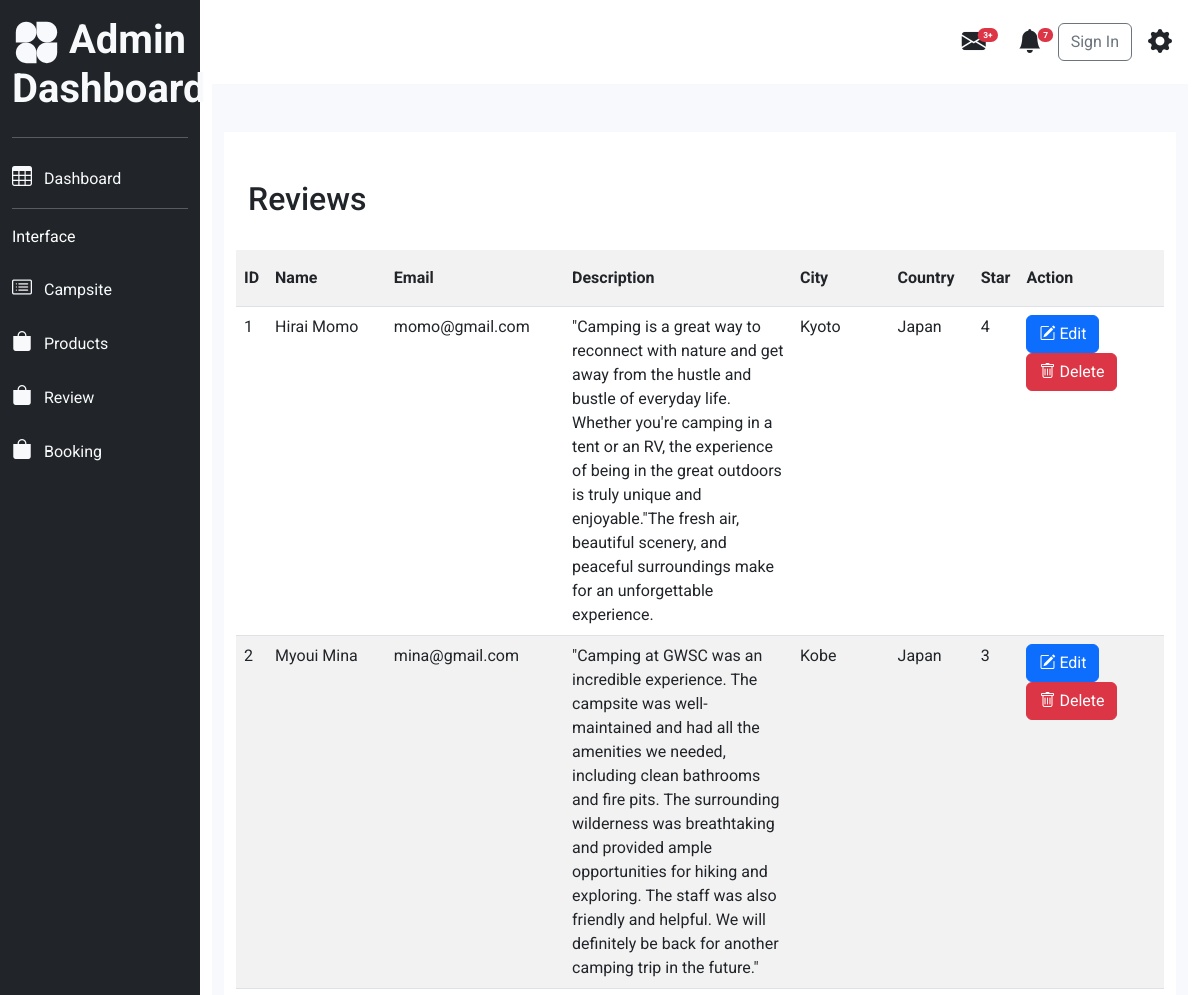
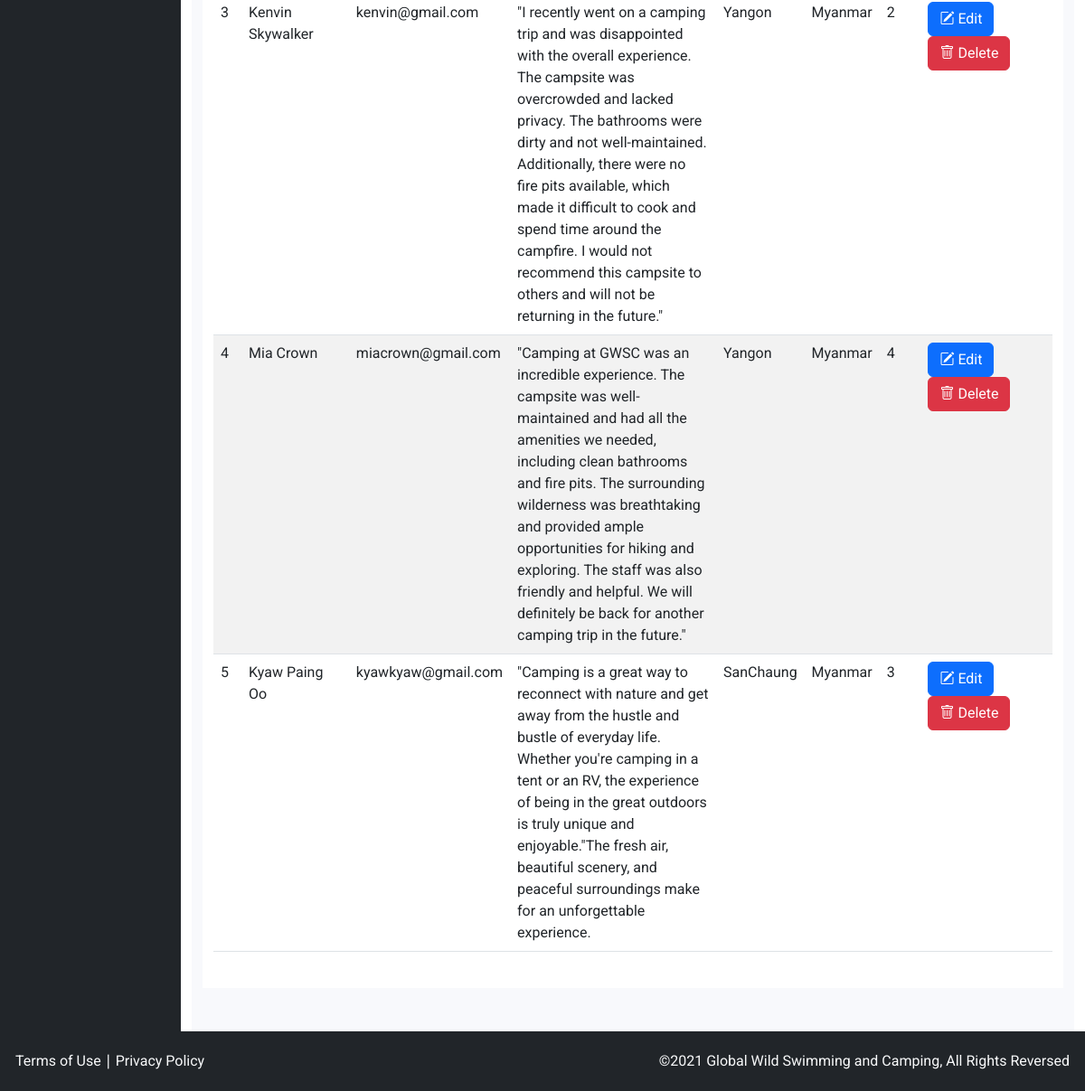
/admin_panel/review/review.php, run on an earlier commit of the app's database (2 pictures, top to bottom).
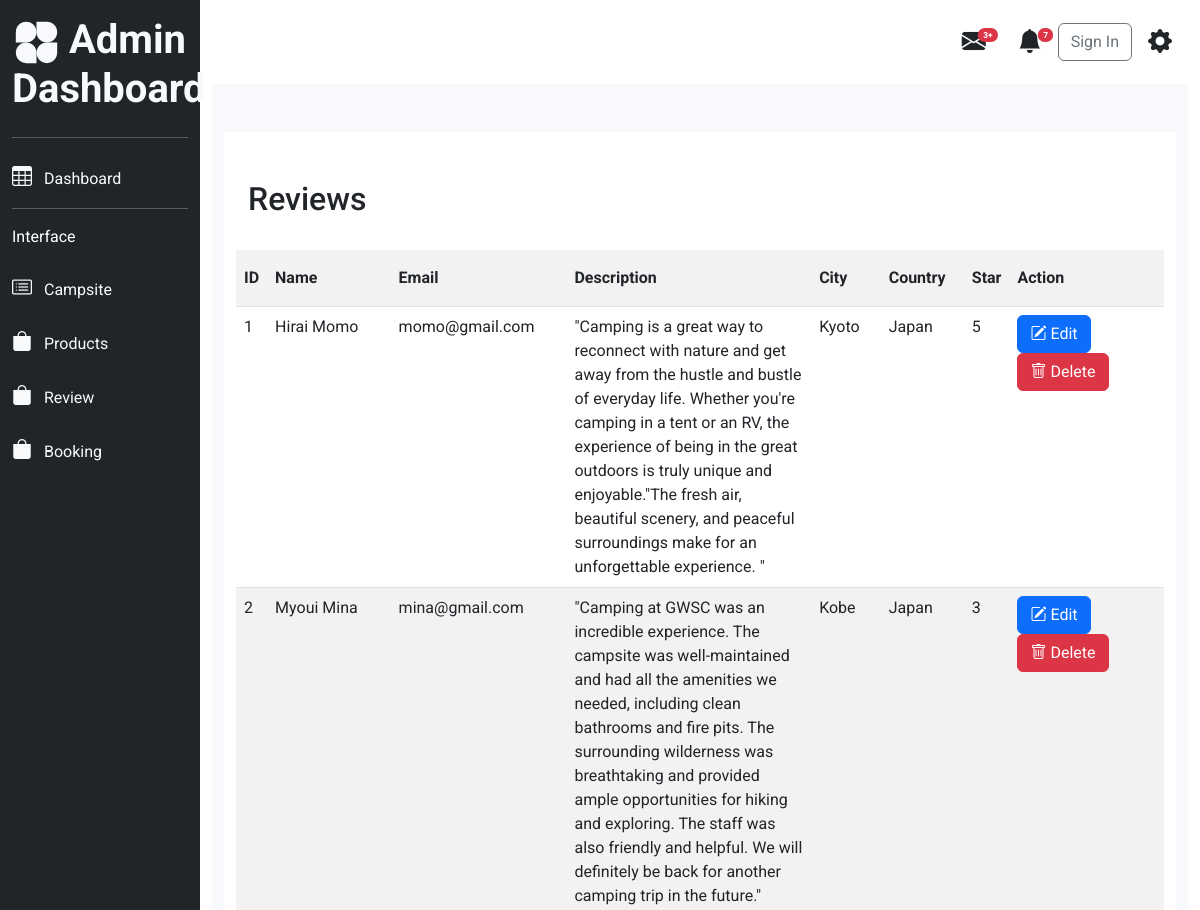
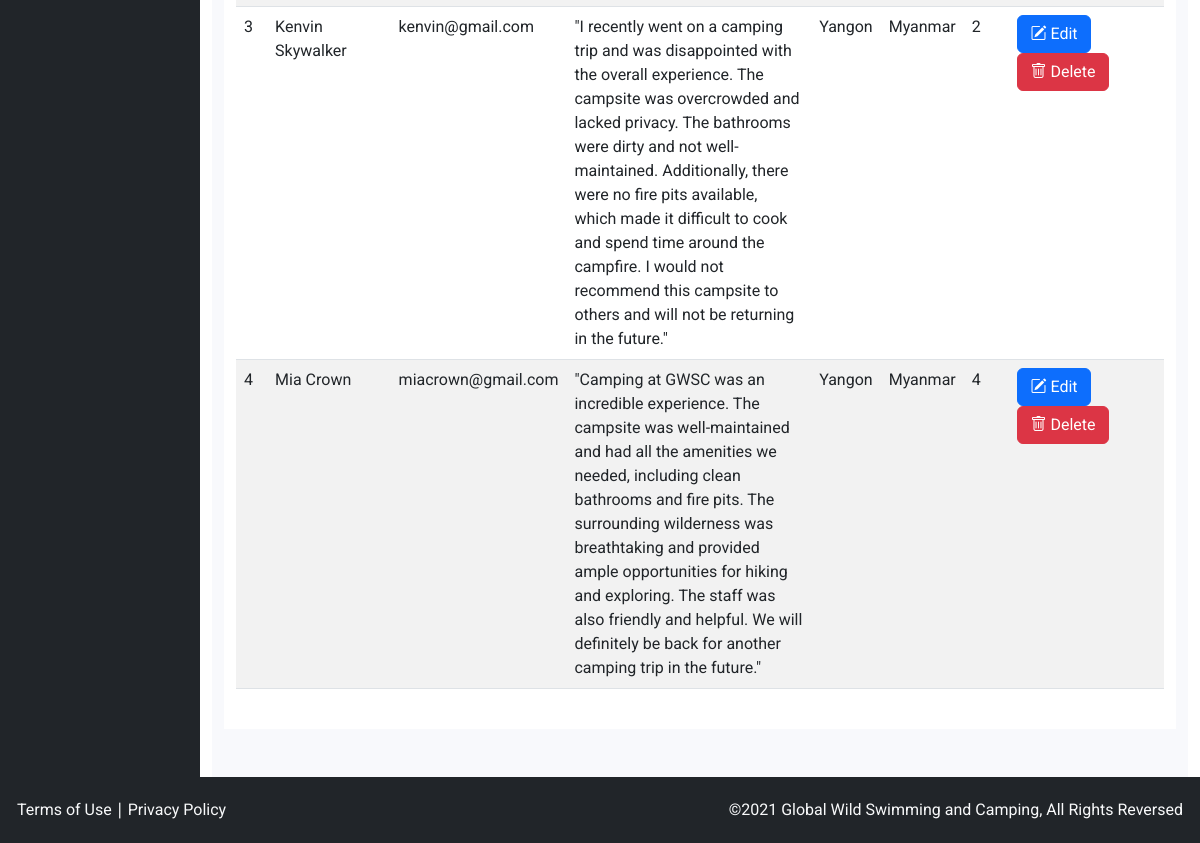
And on a later commit of the database (2 pictures, top to bottom).
### tables this page shows
CREATE TABLE `review` (
  `id` int NOT NULL,
  `name` varchar(255) NOT NULL,
  `email` varchar(255) NOT NULL,
  `description` text NOT NULL,
  `city` varchar(255) NOT NULL,
  `country` varchar(255) NOT NULL,
  `star` int NOT NULL
);

### admin_panel/review/review.php (the view, shortened to what this page needs)
<?php
    require_once('header.php');
    require_once('../../db/dbconfig.php');
    $review = $pdo_conn->prepare("SELECT * FROM review ORDER BY  review.id ASC ");
    $review->execute();
    $review_result = $review->fetchAll();
?>
<div class="container-fluid dashboard-bg py-4 ">
        <div class="contianer bg-white my-4 p-4">
            <div class="row py-4">
                <div class="col-md-2">
                    <h2>Reviews</h2>
                </div>
            </div>
            <div class="row">
            <table class="table table-striped">
                <tr>
                    <th scope="col" class="py-3">ID</th>
                    <th scope="col" class="py-3">Name</th>
                    <th scope="col" class="py-3">Email</th>
                    <th scope="col" class="py-3">Description</th>
                    <th scope="col" class="py-3">City</th>
                    <th scope="col" class="py-3">Country</th>
                    <th scope="col" class="py-3">Star</th>
                    <th scope="col" class="py-3">Action</th>
                </tr>
                <?php
                if(!empty($review_result)){
                    foreach($review_result as $review_row){
                ?>
                <tr>
                    <td><?php echo $review_row['id']; ?></td>
                    <td><?php echo $review_row['name']; ?></td>
                    <td><?php echo $review_row['email']; ?></td>
                    <td style="max-width: 300px;"><?php echo $review_row['description']; ?></td>
                    <td><?php echo $review_row['city']; ?></td>
                    <td><?php echo $review_row['country']; ?></td>
                    <td><?php echo $review_row['star']; ?></td>
                    <td>
                    <a href="edit.php?id=<?php echo $review_row['id'] ?>" class="btn btn-primary"><i class="bi bi-pencil-square"></i> Edit</a>
                    <a href="delete.php?id=<?php echo $review_row['id'] ?>" class="btn btn-danger"><i class="bi bi-trash"></i> Delete</a></td>
                </tr>
                <?php
                        }
                    }
                ?>
            </table>
            </div>
        </div>
    </div>
<?php
    require_once('footer.php');
?>

What changed in the data, as far as the page shows it:
removed review: id "5", name "Kyaw Paing Oo", email "kyawkyaw@gmail.com", description "\"Camping is a great way to reconnect with nature and get away from the hustle and bustle of everyday life. Whether you're camping in a tent or an RV, the experience of being in the great outdoors is truly unique and enjoyable.\"The fresh air, beautiful scenery, and peaceful surroundings make for an unforgettable experience.", city "SanChaung", country "Myanmar", star "3"
changed review "Hirai Momo": description "…for an unforgettable experience." → "…for an unforgettable experience. \""; star "4" → "5"
